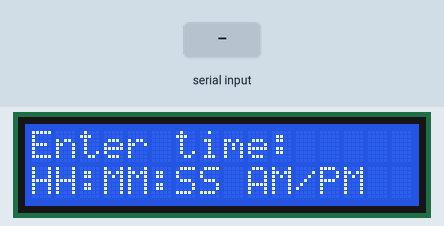
A sketch run on a simulated Arduino Uno, built with avr-gcc and run on an emulated ATmega328P. On the bench: 16×2 character LCD. Inputs (shaded band) come from the test bench. What the sketch prints to the serial monitor is not drawn.

Above: at 1.1 s.
1.2 s: "PM\n" received over Serial
At 2.0 s:
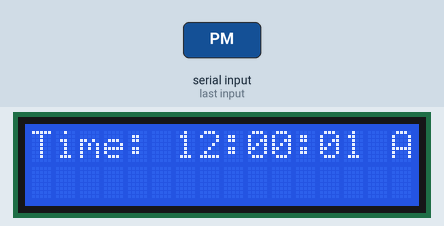
At 2.9 s:
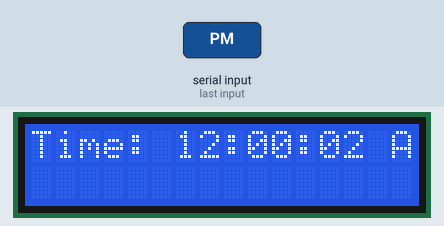
Timing chart, 0 to 4.4 s (numbered marks = the images above; inputs shaded):
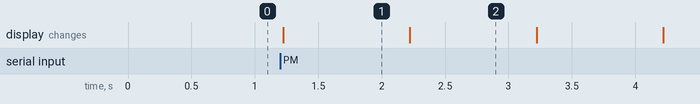

The sketch:

digital_clock.ino
```cpp
// (licence header left out)
// This Code is Designed by Prince Kushwaha from COSM Electronics

#include <Wire.h>
#include <LiquidCrystal_I2C.h>

LiquidCrystal_I2C lcd(0x27, 16, 2);  // Change 0x27 to your I2C address

unsigned long previousMillis = 0;
const long interval = 1000;

int hours = 0;
int minutes = 0;
int seconds = 0;
bool isPM = false;

void setup() {
  // Initialize the LCD
  lcd.init();
  lcd.backlight();
  lcd.setCursor(0, 0);
  lcd.print("Enter time:");
  lcd.setCursor(0, 1);
  lcd.print("HH:MM:SS AM/PM");

  // Initialize serial communication
  Serial.begin(9600);
  while (!Serial) {
    ; // Wait for serial port to connect. Needed for native USB
  }

  // Wait for user to input time
  String inputTime = "";
  while (inputTime.length() < 11) {
    if (Serial.available()) {
      char c = Serial.read();
      if (isDigit(c) || c == ':' || c == ' ' || c == 'A' || c == 'P' || c == 'M') {
        inputTime += c;
        Serial.print(c);
      }
      if (c == '\n' || c == '\r') {
        break;
      }
    }
  }
  Serial.println();

  // Parse the input time
  hours = inputTime.substring(0, 2).toInt();
  minutes = inputTime.substring(3, 5).toInt();
  seconds = inputTime.substring(6, 8).toInt();
  isPM = inputTime.substring(9, 11) == "PM";

  // Convert 12-hour format to 24-hour format
  if (isPM && hours < 12) {
    hours += 12;
  }
  if (!isPM && hours == 12) {
    hours = 0;
  }

  lcd.clear();
}

void loop() {
  unsigned long currentMillis = millis();

  if (currentMillis - previousMillis >= interval) {
    previousMillis = currentMillis;

    // Increment the seconds
    seconds++;
    if (seconds >= 60) {
      seconds = 0;
      minutes++;
      if (minutes >= 60) {
        minutes = 0;
        hours++;
        if (hours >= 24) {
          hours = 0;
        }
      }
    }

    // Display time in HH:MM:SS AM/PM format
    lcd.setCursor(0, 0);
    lcd.print("Time: ");
    int displayHours = hours;
    bool displayPM = false;

    if (hours >= 12) {
      displayPM = true;
      if (hours > 12) {
        displayHours = hours - 12;
      }
    } else {
      displayPM = false;
      if (hours == 0) {
        displayHours = 12;
      }
    }

    if (displayHours < 10) lcd.print('0');
    lcd.print(displayHours);
    lcd.print(':');
    if (minutes < 10) lcd.print('0');
    lcd.print(minutes);
    lcd.print(':');
    if (seconds < 10) lcd.print('0');
    lcd.print(seconds);
    lcd.print(displayPM ? " PM" : " AM");
  }
}


// Author Footprint: //Pranjal Das
```

Measured:
- after the input at 1.2 s, the display: changes at once (image 1)
- what the display in image 1 shows lasts 1.0 s, from 1.2 s to 2.2 s
